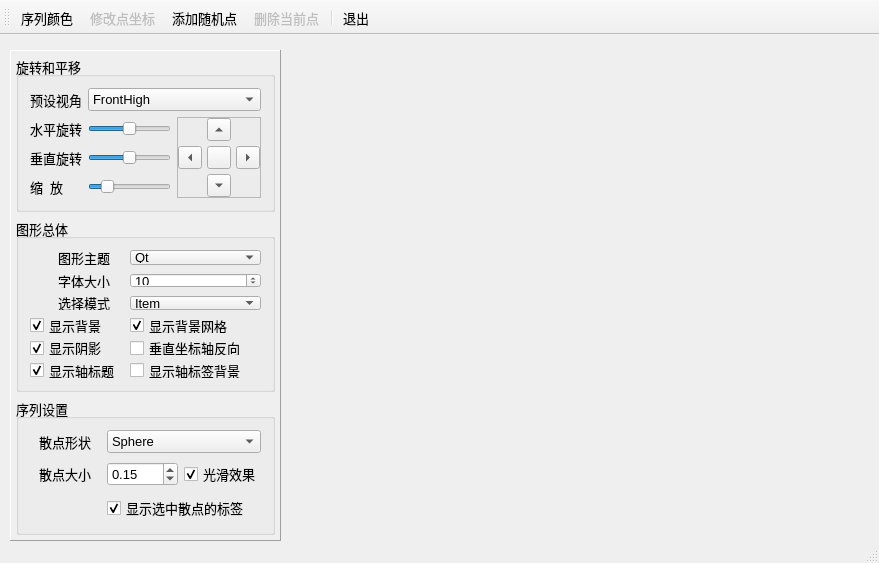
<?xml version="1.0" encoding="UTF-8"?>
<ui version="4.0">
 <class>MainWindow</class>
 <widget class="QMainWindow" name="MainWindow">
  <property name="geometry">
   <rect>
    <x>0</x>
    <y>0</y>
    <width>879</width>
    <height>563</height>
   </rect>
  </property>
  <property name="font">
   <font>
    <pointsize>10</pointsize>
   </font>
  </property>
  <property name="windowTitle">
   <string>三维散点图</string>
  </property>
  <widget class="QWidget" name="centralWidget">
   <widget class="QFrame" name="frameSetup">
    <property name="geometry">
     <rect>
      <x>10</x>
      <y>15</y>
      <width>271</width>
      <height>491</height>
     </rect>
    </property>
    <property name="maximumSize">
     <size>
      <width>300</width>
      <height>16777215</height>
     </size>
    </property>
    <property name="frameShape">
     <enum>QFrame::Panel</enum>
    </property>
    <property name="frameShadow">
     <enum>QFrame::Raised</enum>
    </property>
    <layout class="QVBoxLayout" name="verticalLayout">
     <property name="leftMargin">
      <number>5</number>
     </property>
     <property name="topMargin">
      <number>5</number>
     </property>
     <property name="rightMargin">
      <number>5</number>
     </property>
     <property name="bottomMargin">
      <number>5</number>
     </property>
     <item>
      <widget class="QGroupBox" name="groupBox_2">
       <property name="title">
        <string>旋转和平移</string>
       </property>
       <layout class="QGridLayout" name="gridLayout">
        <item row="0" column="0">
         <widget class="QLabel" name="label_6">
          <property name="text">
           <string>预设视角</string>
          </property>
          <property name="buddy">
           <cstring>comboCamera</cstring>
          </property>
         </widget>
        </item>
        <item row="0" column="1" colspan="2">
         <widget class="QComboBox" name="comboCamera">
          <property name="currentIndex">
           <number>2</number>
          </property>
          <item>
           <property name="text">
            <string>FrontLow</string>
           </property>
          </item>
          <item>
           <property name="text">
            <string>Front</string>
           </property>
          </item>
          <item>
           <property name="text">
            <string>FrontHigh</string>
           </property>
          </item>
          <item>
           <property name="text">
            <string>LeftLow</string>
           </property>
          </item>
          <item>
           <property name="text">
            <string>Left</string>
           </property>
          </item>
          <item>
           <property name="text">
            <string>LeftHigh</string>
           </property>
          </item>
          <item>
           <property name="text">
            <string>RightLow</string>
           </property>
          </item>
          <item>
           <property name="text">
            <string>Right</string>
           </property>
          </item>
          <item>
           <property name="text">
            <string>RightHigh</string>
           </property>
          </item>
          <item>
           <property name="text">
            <string>BehindLow</string>
           </property>
          </item>
          <item>
           <property name="text">
            <string>Behind</string>
           </property>
          </item>
          <item>
           <property name="text">
            <string>BehindHigh</string>
           </property>
          </item>
          <item>
           <property name="text">
            <string>IsometricLeft</string>
           </property>
          </item>
          <item>
           <property name="text">
            <string>IsometricLeftHigh</string>
           </property>
          </item>
          <item>
           <property name="text">
            <string>IsometricRight</string>
           </property>
          </item>
          <item>
           <property name="text">
            <string>IsometricRightHigh</string>
           </property>
          </item>
          <item>
           <property name="text">
            <string>DirectlyAbove</string>
           </property>
          </item>
          <item>
           <property name="text">
            <string>DirectlyAboveCW45</string>
           </property>
          </item>
          <item>
           <property name="text">
            <string>DirectlyAboveCCW45</string>
           </property>
          </item>
          <item>
           <property name="text">
            <string>FrontBelow</string>
           </property>
          </item>
          <item>
           <property name="text">
            <string>LeftBelow</string>
           </property>
          </item>
          <item>
           <property name="text">
            <string>RightBelow</string>
           </property>
          </item>
          <item>
           <property name="text">
            <string>BehindBelow</string>
           </property>
          </item>
          <item>
           <property name="text">
            <string>DirectlyBelow</string>
           </property>
          </item>
         </widget>
        </item>
        <item row="1" column="0">
         <widget class="QLabel" name="label_7">
          <property name="text">
           <string>水平旋转</string>
          </property>
          <property name="buddy">
           <cstring>sliderH</cstring>
          </property>
         </widget>
        </item>
        <item row="1" column="1">
         <widget class="QSlider" name="sliderH">
          <property name="minimum">
           <number>-180</number>
          </property>
          <property name="maximum">
           <number>180</number>
          </property>
          <property name="orientation">
           <enum>Qt::Horizontal</enum>
          </property>
         </widget>
        </item>
        <item row="1" column="2" rowspan="3">
         <widget class="QFrame" name="frame">
          <property name="frameShape">
           <enum>QFrame::StyledPanel</enum>
          </property>
          <property name="frameShadow">
           <enum>QFrame::Raised</enum>
          </property>
          <layout class="QGridLayout" name="gridLayout_4">
           <property name="leftMargin">
            <number>0</number>
           </property>
           <property name="topMargin">
            <number>0</number>
           </property>
           <property name="rightMargin">
            <number>0</number>
           </property>
           <property name="bottomMargin">
            <number>0</number>
           </property>
           <property name="spacing">
            <number>5</number>
           </property>
           <item row="0" column="1">
            <widget class="QToolButton" name="btnMoveUp">
             <property name="text">
              <string/>
             </property>
             <property name="arrowType">
              <enum>Qt::UpArrow</enum>
             </property>
            </widget>
           </item>
           <item row="1" column="0">
            <widget class="QToolButton" name="btnMoveLeft">
             <property name="text">
              <string/>
             </property>
             <property name="arrowType">
              <enum>Qt::LeftArrow</enum>
             </property>
            </widget>
           </item>
           <item row="1" column="2">
            <widget class="QToolButton" name="btnMoveRight">
             <property name="text">
              <string/>
             </property>
             <property name="arrowType">
              <enum>Qt::RightArrow</enum>
             </property>
            </widget>
           </item>
           <item row="2" column="1">
            <widget class="QToolButton" name="btnMoveDown">
             <property name="text">
              <string/>
             </property>
             <property name="arrowType">
              <enum>Qt::DownArrow</enum>
             </property>
            </widget>
           </item>
           <item row="1" column="1">
            <widget class="QToolButton" name="btnResetCamera">
             <property name="toolTip">
              <string>复位到FrontHigh视角</string>
             </property>
             <property name="text">
              <string/>
             </property>
             <property name="icon">
              <iconset resource="res.qrc">
               <normaloff>:/icons/images/326.bmp</normaloff>:/icons/images/326.bmp</iconset>
             </property>
            </widget>
           </item>
          </layout>
         </widget>
        </item>
        <item row="2" column="0">
         <widget class="QLabel" name="label_8">
          <property name="text">
           <string>垂直旋转</string>
          </property>
          <property name="buddy">
           <cstring>sliderV</cstring>
          </property>
         </widget>
        </item>
        <item row="2" column="1">
         <widget class="QSlider" name="sliderV">
          <property name="minimum">
           <number>-180</number>
          </property>
          <property name="maximum">
           <number>180</number>
          </property>
          <property name="orientation">
           <enum>Qt::Horizontal</enum>
          </property>
         </widget>
        </item>
        <item row="3" column="0">
         <widget class="QLabel" name="label_9">
          <property name="text">
           <string>缩  放</string>
          </property>
          <property name="buddy">
           <cstring>sliderZoom</cstring>
          </property>
         </widget>
        </item>
        <item row="3" column="1">
         <widget class="QSlider" name="sliderZoom">
          <property name="minimum">
           <number>10</number>
          </property>
          <property name="maximum">
           <number>500</number>
          </property>
          <property name="value">
           <number>100</number>
          </property>
          <property name="orientation">
           <enum>Qt::Horizontal</enum>
          </property>
         </widget>
        </item>
       </layout>
      </widget>
     </item>
     <item>
      <widget class="QGroupBox" name="groupBox_3">
       <property name="title">
        <string>图形总体</string>
       </property>
       <layout class="QGridLayout" name="gridLayout_2">
        <property name="horizontalSpacing">
         <number>10</number>
        </property>
        <property name="verticalSpacing">
         <number>8</number>
        </property>
        <item row="0" column="0">
         <widget class="QLabel" name="label">
          <property name="text">
           <string>图形主题</string>
          </property>
          <property name="alignment">
           <set>Qt::AlignRight|Qt::AlignTrailing|Qt::AlignVCenter</set>
          </property>
          <property name="indent">
           <number>10</number>
          </property>
          <property name="buddy">
           <cstring>cBoxTheme</cstring>
          </property>
         </widget>
        </item>
        <item row="7" column="0">
         <widget class="QCheckBox" name="chkBoxAxisTitle">
          <property name="text">
           <string>显示轴标题</string>
          </property>
          <property name="checked">
           <bool>true</bool>
          </property>
         </widget>
        </item>
        <item row="5" column="0">
         <widget class="QCheckBox" name="chkBoxShadow">
          <property name="text">
           <string>显示阴影</string>
          </property>
          <property name="checked">
           <bool>true</bool>
          </property>
         </widget>
        </item>
        <item row="3" column="0">
         <widget class="QCheckBox" name="chkBoxBackground">
          <property name="text">
           <string>显示背景</string>
          </property>
          <property name="checked">
           <bool>true</bool>
          </property>
         </widget>
        </item>
        <item row="1" column="0">
         <widget class="QLabel" name="label_4">
          <property name="text">
           <string>字体大小</string>
          </property>
          <property name="alignment">
           <set>Qt::AlignRight|Qt::AlignTrailing|Qt::AlignVCenter</set>
          </property>
          <property name="indent">
           <number>10</number>
          </property>
          <property name="buddy">
           <cstring>spinFontSize</cstring>
          </property>
         </widget>
        </item>
        <item row="2" column="0">
         <widget class="QLabel" name="label_3">
          <property name="text">
           <string>选择模式</string>
          </property>
          <property name="alignment">
           <set>Qt::AlignRight|Qt::AlignTrailing|Qt::AlignVCenter</set>
          </property>
          <property name="indent">
           <number>10</number>
          </property>
         </widget>
        </item>
        <item row="0" column="1">
         <widget class="QComboBox" name="cBoxTheme">
          <item>
           <property name="text">
            <string>Qt</string>
           </property>
          </item>
          <item>
           <property name="text">
            <string>Primary Colors</string>
           </property>
          </item>
          <item>
           <property name="text">
            <string>Digia</string>
           </property>
          </item>
          <item>
           <property name="text">
            <string>StoneMoss</string>
           </property>
          </item>
          <item>
           <property name="text">
            <string>ArmyBlue</string>
           </property>
          </item>
          <item>
           <property name="text">
            <string>Retro</string>
           </property>
          </item>
          <item>
           <property name="text">
            <string>Ebony</string>
           </property>
          </item>
          <item>
           <property name="text">
            <string>Isabelle</string>
           </property>
          </item>
         </widget>
        </item>
        <item row="1" column="1">
         <widget class="QSpinBox" name="spinFontSize">
          <property name="minimum">
           <number>5</number>
          </property>
          <property name="value">
           <number>10</number>
          </property>
         </widget>
        </item>
        <item row="3" column="1">
         <widget class="QCheckBox" name="chkBoxGrid">
          <property name="text">
           <string>显示背景网格</string>
          </property>
          <property name="checked">
           <bool>true</bool>
          </property>
         </widget>
        </item>
        <item row="7" column="1">
         <widget class="QCheckBox" name="chkBoxAxisBackground">
          <property name="text">
           <string>显示轴标签背景</string>
          </property>
         </widget>
        </item>
        <item row="5" column="1">
         <widget class="QCheckBox" name="chkBoxReverse">
          <property name="text">
           <string>垂直坐标轴反向</string>
          </property>
         </widget>
        </item>
        <item row="2" column="1">
         <widget class="QComboBox" name="cBoxSelectionMode">
          <property name="currentIndex">
           <number>1</number>
          </property>
          <item>
           <property name="text">
            <string>None</string>
           </property>
          </item>
          <item>
           <property name="text">
            <string>Item</string>
           </property>
          </item>
          <item>
           <property name="text">
            <string>Row</string>
           </property>
          </item>
          <item>
           <property name="text">
            <string>Item And Row</string>
           </property>
          </item>
          <item>
           <property name="text">
            <string>Column</string>
           </property>
          </item>
          <item>
           <property name="text">
            <string>Item And Column</string>
           </property>
          </item>
          <item>
           <property name="text">
            <string>Row And Column</string>
           </property>
          </item>
          <item>
           <property name="text">
            <string>Item Row And Column</string>
           </property>
          </item>
          <item>
           <property name="text">
            <string>Row Slice</string>
           </property>
          </item>
          <item>
           <property name="text">
            <string>Column Slice</string>
           </property>
          </item>
         </widget>
        </item>
       </layout>
      </widget>
     </item>
     <item>
      <widget class="QGroupBox" name="groupBox_4">
       <property name="title">
        <string>序列设置</string>
       </property>
       <layout class="QGridLayout" name="gridLayout_3">
        <property name="verticalSpacing">
         <number>8</number>
        </property>
        <item row="0" column="0">
         <widget class="QLabel" name="label_2">
          <property name="text">
           <string>散点形状</string>
          </property>
          <property name="alignment">
           <set>Qt::AlignRight|Qt::AlignTrailing|Qt::AlignVCenter</set>
          </property>
          <property name="indent">
           <number>10</number>
          </property>
          <property name="buddy">
           <cstring>cBoxBarStyle</cstring>
          </property>
         </widget>
        </item>
        <item row="0" column="1" colspan="2">
         <widget class="QComboBox" name="cBoxBarStyle">
          <property name="currentIndex">
           <number>7</number>
          </property>
          <item>
           <property name="text">
            <string>Bar</string>
           </property>
          </item>
          <item>
           <property name="text">
            <string>Cube</string>
           </property>
          </item>
          <item>
           <property name="text">
            <string>Pyramid</string>
           </property>
          </item>
          <item>
           <property name="text">
            <string>Cone</string>
           </property>
          </item>
          <item>
           <property name="text">
            <string>Cylinder</string>
           </property>
          </item>
          <item>
           <property name="text">
            <string>BevelBar</string>
           </property>
          </item>
          <item>
           <property name="text">
            <string>BevelCube</string>
           </property>
          </item>
          <item>
           <property name="text">
            <string>Sphere</string>
           </property>
          </item>
          <item>
           <property name="text">
            <string>Minimal</string>
           </property>
          </item>
          <item>
           <property name="text">
            <string>Arrow</string>
           </property>
          </item>
          <item>
           <property name="text">
            <string>Point</string>
           </property>
          </item>
         </widget>
        </item>
        <item row="1" column="0">
         <widget class="QLabel" name="label_5">
          <property name="text">
           <string>散点大小</string>
          </property>
          <property name="alignment">
           <set>Qt::AlignRight|Qt::AlignTrailing|Qt::AlignVCenter</set>
          </property>
          <property name="indent">
           <number>10</number>
          </property>
          <property name="buddy">
           <cstring>spinItemSize</cstring>
          </property>
         </widget>
        </item>
        <item row="1" column="1">
         <widget class="QDoubleSpinBox" name="spinItemSize">
          <property name="maximum">
           <double>1.000000000000000</double>
          </property>
          <property name="singleStep">
           <double>0.010000000000000</double>
          </property>
          <property name="value">
           <double>0.150000000000000</double>
          </property>
         </widget>
        </item>
        <item row="1" column="2">
         <widget class="QCheckBox" name="chkBoxSmooth">
          <property name="text">
           <string>光滑效果</string>
          </property>
          <property name="checked">
           <bool>true</bool>
          </property>
         </widget>
        </item>
        <item row="2" column="1" colspan="2">
         <widget class="QCheckBox" name="chkBoxItemLabel">
          <property name="text">
           <string>显示选中散点的标签</string>
          </property>
          <property name="checked">
           <bool>true</bool>
          </property>
         </widget>
        </item>
       </layout>
      </widget>
     </item>
     <item>
      <spacer name="verticalSpacer">
       <property name="orientation">
        <enum>Qt::Vertical</enum>
       </property>
       <property name="sizeHint" stdset="0">
        <size>
         <width>20</width>
         <height>40</height>
        </size>
       </property>
      </spacer>
     </item>
    </layout>
   </widget>
  </widget>
  <widget class="QStatusBar" name="statusBar"/>
  <widget class="QToolBar" name="toolBar">
   <property name="windowTitle">
    <string>toolBar</string>
   </property>
   <property name="toolButtonStyle">
    <enum>Qt::ToolButtonTextBesideIcon</enum>
   </property>
   <attribute name="toolBarArea">
    <enum>TopToolBarArea</enum>
   </attribute>
   <attribute name="toolBarBreak">
    <bool>false</bool>
   </attribute>
   <addaction name="actSeries_BaseColor"/>
   <addaction name="actPoint_ChangeValue"/>
   <addaction name="actData_Add"/>
   <addaction name="actData_Delete"/>
   <addaction name="separator"/>
   <addaction name="actClose"/>
  </widget>
  <action name="actSeries_BaseColor">
   <property name="icon">
    <iconset resource="res.qrc">
     <normaloff>:/icons/images/720.bmp</normaloff>:/icons/images/720.bmp</iconset>
   </property>
   <property name="text">
    <string>序列颜色</string>
   </property>
   <property name="toolTip">
    <string>设置序列基本颜色</string>
   </property>
  </action>
  <action name="actPoint_ChangeValue">
   <property name="enabled">
    <bool>false</bool>
   </property>
   <property name="icon">
    <iconset resource="res.qrc">
     <normaloff>:/icons/images/810.bmp</normaloff>:/icons/images/810.bmp</iconset>
   </property>
   <property name="text">
    <string>修改点坐标</string>
   </property>
   <property name="toolTip">
    <string>修改选中点坐标(F2)</string>
   </property>
   <property name="shortcut">
    <string>F2</string>
   </property>
  </action>
  <action name="actData_Delete">
   <property name="enabled">
    <bool>false</bool>
   </property>
   <property name="icon">
    <iconset resource="res.qrc">
     <normaloff>:/icons/images/318.bmp</normaloff>:/icons/images/318.bmp</iconset>
   </property>
   <property name="text">
    <string>删除当前点</string>
   </property>
   <property name="toolTip">
    <string>删除当前点(Del)</string>
   </property>
   <property name="shortcut">
    <string>Del</string>
   </property>
  </action>
  <action name="actData_Add">
   <property name="icon">
    <iconset resource="res.qrc">
     <normaloff>:/icons/images/316.bmp</normaloff>:/icons/images/316.bmp</iconset>
   </property>
   <property name="text">
    <string>添加随机点</string>
   </property>
   <property name="toolTip">
    <string>添加随机点(F3)</string>
   </property>
   <property name="shortcut">
    <string>F3</string>
   </property>
  </action>
  <action name="actClose">
   <property name="icon">
    <iconset resource="res.qrc">
     <normaloff>:/icons/images/132.bmp</normaloff>:/icons/images/132.bmp</iconset>
   </property>
   <property name="text">
    <string>退出</string>
   </property>
   <property name="toolTip">
    <string>退出</string>
   </property>
  </action>
 </widget>
 <layoutdefault spacing="6" margin="11"/>
 <resources>
  <include location="res.qrc"/>
 </resources>
 <connections>
  <connection>
   <sender>actClose</sender>
   <signal>triggered()</signal>
   <receiver>MainWindow</receiver>
   <slot>close()</slot>
   <hints>
    <hint type="sourcelabel">
     <x>-1</x>
     <y>-1</y>
    </hint>
    <hint type="destinationlabel">
     <x>453</x>
     <y>334</y>
    </hint>
   </hints>
  </connection>
 </connections>
</ui>
